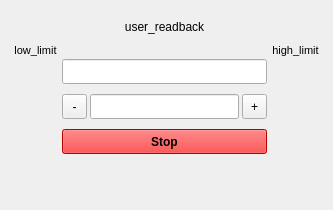
<?xml version="1.0" encoding="UTF-8"?>
<ui version="4.0">
 <class>Form</class>
 <widget class="QWidget" name="Form">
  <property name="geometry">
   <rect>
    <x>0</x>
    <y>0</y>
    <width>333</width>
    <height>210</height>
   </rect>
  </property>
  <property name="minimumSize">
   <size>
    <width>0</width>
    <height>0</height>
   </size>
  </property>
  <property name="windowTitle">
   <string>Form</string>
  </property>
  <property name="styleSheet">
   <string notr="true"/>
  </property>
  <layout class="QVBoxLayout" name="verticalLayout_2" stretch="0">
   <property name="spacing">
    <number>10</number>
   </property>
   <property name="leftMargin">
    <number>5</number>
   </property>
   <property name="topMargin">
    <number>5</number>
   </property>
   <property name="rightMargin">
    <number>5</number>
   </property>
   <property name="bottomMargin">
    <number>5</number>
   </property>
   <item>
    <widget class="QFrame" name="motion_frame">
     <property name="frameShape">
      <enum>QFrame::Box</enum>
     </property>
     <property name="lineWidth">
      <number>0</number>
     </property>
     <layout class="QHBoxLayout" name="set_layout" stretch="0,0,0">
      <property name="spacing">
       <number>5</number>
      </property>
      <item>
       <layout class="QVBoxLayout" name="low_limit_layout" stretch="0,0,1">
        <property name="spacing">
         <number>5</number>
        </property>
        <property name="topMargin">
         <number>0</number>
        </property>
        <property name="rightMargin">
         <number>0</number>
        </property>
        <item alignment="Qt::AlignHCenter">
         <widget class="PyDMByteIndicator" name="low_limit_switch">
          <property name="sizePolicy">
           <sizepolicy hsizetype="Preferred" vsizetype="Preferred">
            <horstretch>0</horstretch>
            <verstretch>0</verstretch>
           </sizepolicy>
          </property>
          <property name="minimumSize">
           <size>
            <width>25</width>
            <height>25</height>
           </size>
          </property>
          <property name="maximumSize">
           <size>
            <width>25</width>
            <height>25</height>
           </size>
          </property>
          <property name="toolTip">
           <string/>
          </property>
          <property name="whatsThis">
           <string>
    Widget for graphical representation of bits from an integer number
    with support for Channels and more from PyDM

    Parameters
    ----------
    parent : QWidget
        The parent widget for the Label
    init_channel : str, optional
        The channel to be used by the widget.
    </string>
          </property>
          <property name="onColor" stdset="0">
           <color>
            <red>239</red>
            <green>246</green>
            <blue>20</blue>
           </color>
          </property>
          <property name="offColor" stdset="0">
           <color>
            <red>178</red>
            <green>188</green>
            <blue>17</blue>
           </color>
          </property>
          <property name="showLabels" stdset="0">
           <bool>false</bool>
          </property>
          <property name="circles" stdset="0">
           <bool>true</bool>
          </property>
         </widget>
        </item>
        <item>
         <widget class="PyDMLabel" name="low_limit">
          <property name="font">
           <font>
            <pointsize>8</pointsize>
           </font>
          </property>
          <property name="toolTip">
           <string/>
          </property>
          <property name="styleSheet">
           <string notr="true">font-size: 8pt; background-color: None; color: None;</string>
          </property>
          <property name="text">
           <string>low_limit</string>
          </property>
          <property name="alignment">
           <set>Qt::AlignCenter</set>
          </property>
         </widget>
        </item>
        <item>
         <spacer name="verticalSpacer">
          <property name="orientation">
           <enum>Qt::Vertical</enum>
          </property>
          <property name="sizeHint" stdset="0">
           <size>
            <width>20</width>
            <height>40</height>
           </size>
          </property>
         </spacer>
        </item>
       </layout>
      </item>
      <item>
       <layout class="QVBoxLayout" name="value_layout" stretch="1,0,1,1,0,0">
        <property name="spacing">
         <number>10</number>
        </property>
        <item>
         <widget class="PyDMLabel" name="user_readback">
          <property name="sizePolicy">
           <sizepolicy hsizetype="Preferred" vsizetype="Fixed">
            <horstretch>0</horstretch>
            <verstretch>0</verstretch>
           </sizepolicy>
          </property>
          <property name="minimumSize">
           <size>
            <width>0</width>
            <height>25</height>
           </size>
          </property>
          <property name="toolTip">
           <string/>
          </property>
          <property name="whatsThis">
           <string/>
          </property>
          <property name="styleSheet">
           <string notr="true"/>
          </property>
          <property name="text">
           <string>user_readback</string>
          </property>
          <property name="alignment">
           <set>Qt::AlignCenter</set>
          </property>
          <property name="showUnits" stdset="0">
           <bool>true</bool>
          </property>
         </widget>
        </item>
        <item>
         <widget class="PyDMLineEdit" name="user_setpoint">
          <property name="maximumSize">
           <size>
            <width>0</width>
            <height>0</height>
           </size>
          </property>
          <property name="toolTip">
           <string/>
          </property>
         </widget>
        </item>
        <item>
         <widget class="QLineEdit" name="set_value">
          <property name="minimumSize">
           <size>
            <width>20</width>
            <height>25</height>
           </size>
          </property>
          <property name="styleSheet">
           <string notr="true"/>
          </property>
          <property name="alignment">
           <set>Qt::AlignCenter</set>
          </property>
         </widget>
        </item>
        <item>
         <layout class="QHBoxLayout" name="tweak_layout" stretch="0,1,0">
          <property name="spacing">
           <number>3</number>
          </property>
          <property name="topMargin">
           <number>0</number>
          </property>
          <property name="bottomMargin">
           <number>0</number>
          </property>
          <item>
           <widget class="QToolButton" name="tweak_negative">
            <property name="minimumSize">
             <size>
              <width>25</width>
              <height>25</height>
             </size>
            </property>
            <property name="text">
             <string>-</string>
            </property>
           </widget>
          </item>
          <item>
           <widget class="QLineEdit" name="tweak_value">
            <property name="minimumSize">
             <size>
              <width>60</width>
              <height>25</height>
             </size>
            </property>
            <property name="alignment">
             <set>Qt::AlignCenter</set>
            </property>
           </widget>
          </item>
          <item>
           <widget class="QToolButton" name="tweak_positive">
            <property name="minimumSize">
             <size>
              <width>25</width>
              <height>25</height>
             </size>
            </property>
            <property name="text">
             <string>+</string>
            </property>
           </widget>
          </item>
         </layout>
        </item>
        <item>
         <widget class="QPushButton" name="stop_button">
          <property name="sizePolicy">
           <sizepolicy hsizetype="Minimum" vsizetype="Preferred">
            <horstretch>0</horstretch>
            <verstretch>0</verstretch>
           </sizepolicy>
          </property>
          <property name="minimumSize">
           <size>
            <width>175</width>
            <height>25</height>
           </size>
          </property>
          <property name="font">
           <font>
            <weight>75</weight>
            <bold>true</bold>
           </font>
          </property>
          <property name="styleSheet">
           <string notr="true">padding: 2px; margin: 0px; background-color: red</string>
          </property>
          <property name="text">
           <string>Stop</string>
          </property>
          <property name="autoDefault">
           <bool>false</bool>
          </property>
          <property name="default">
           <bool>false</bool>
          </property>
          <property name="flat">
           <bool>false</bool>
          </property>
         </widget>
        </item>
        <item>
         <spacer name="verticalSpacer_2">
          <property name="orientation">
           <enum>Qt::Vertical</enum>
          </property>
          <property name="sizeHint" stdset="0">
           <size>
            <width>20</width>
            <height>40</height>
           </size>
          </property>
         </spacer>
        </item>
       </layout>
      </item>
      <item>
       <layout class="QVBoxLayout" name="high_limit_layout" stretch="0,0,1">
        <property name="spacing">
         <number>5</number>
        </property>
        <property name="rightMargin">
         <number>0</number>
        </property>
        <item alignment="Qt::AlignHCenter">
         <widget class="PyDMByteIndicator" name="high_limit_switch">
          <property name="minimumSize">
           <size>
            <width>25</width>
            <height>25</height>
           </size>
          </property>
          <property name="toolTip">
           <string/>
          </property>
          <property name="whatsThis">
           <string>
    Widget for graphical representation of bits from an integer number
    with support for Channels and more from PyDM

    Parameters
    ----------
    parent : QWidget
        The parent widget for the Label
    init_channel : str, optional
        The channel to be used by the widget.
    </string>
          </property>
          <property name="styleSheet">
           <string notr="true">margin: 0px;</string>
          </property>
          <property name="onColor" stdset="0">
           <color>
            <red>239</red>
            <green>246</green>
            <blue>20</blue>
           </color>
          </property>
          <property name="offColor" stdset="0">
           <color>
            <red>178</red>
            <green>188</green>
            <blue>17</blue>
           </color>
          </property>
          <property name="orientation" stdset="0">
           <enum>Qt::Vertical</enum>
          </property>
          <property name="showLabels" stdset="0">
           <bool>false</bool>
          </property>
          <property name="circles" stdset="0">
           <bool>true</bool>
          </property>
          <property name="shift" stdset="0">
           <number>0</number>
          </property>
         </widget>
        </item>
        <item>
         <widget class="PyDMLabel" name="high_limit">
          <property name="font">
           <font>
            <pointsize>8</pointsize>
           </font>
          </property>
          <property name="toolTip">
           <string/>
          </property>
          <property name="styleSheet">
           <string notr="true">font-size: 8pt; background-color: None; color: None;</string>
          </property>
          <property name="text">
           <string>high_limit</string>
          </property>
          <property name="alignment">
           <set>Qt::AlignCenter</set>
          </property>
         </widget>
        </item>
        <item>
         <spacer name="verticalSpacer_4">
          <property name="orientation">
           <enum>Qt::Vertical</enum>
          </property>
          <property name="sizeHint" stdset="0">
           <size>
            <width>20</width>
            <height>40</height>
           </size>
          </property>
         </spacer>
        </item>
       </layout>
      </item>
     </layout>
    </widget>
   </item>
  </layout>
 </widget>
 <customwidgets>
  <customwidget>
   <class>PyDMLabel</class>
   <extends>QLabel</extends>
   <header>pydm.widgets.label</header>
  </customwidget>
  <customwidget>
   <class>PyDMByteIndicator</class>
   <extends>QWidget</extends>
   <header>pydm.widgets.byte</header>
  </customwidget>
  <customwidget>
   <class>PyDMLineEdit</class>
   <extends>QLineEdit</extends>
   <header>pydm.widgets.line_edit</header>
  </customwidget>
 </customwidgets>
 <resources/>
 <connections/>
</ui>
